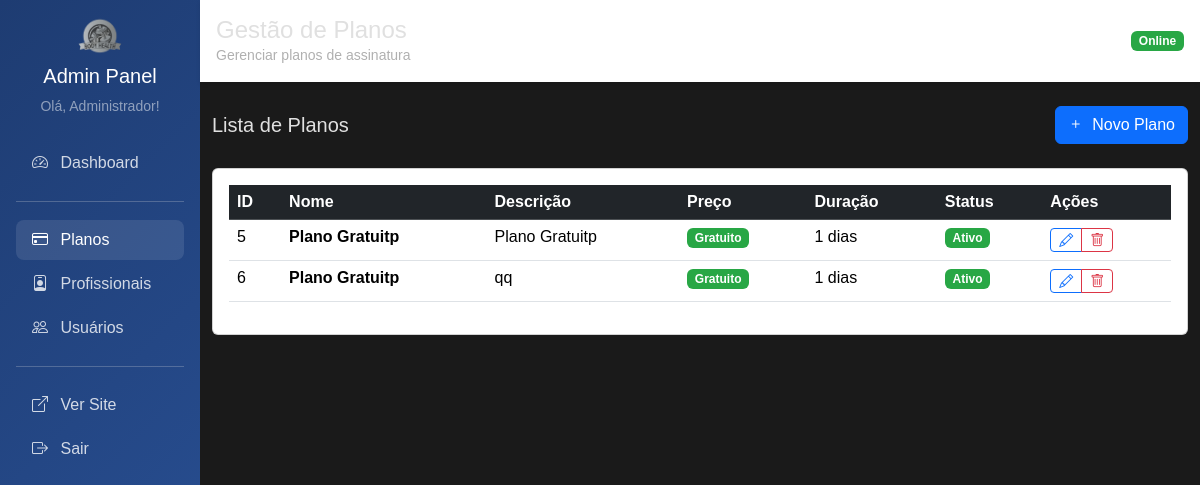
Before: /admin/planos (signed in) with the older database file.
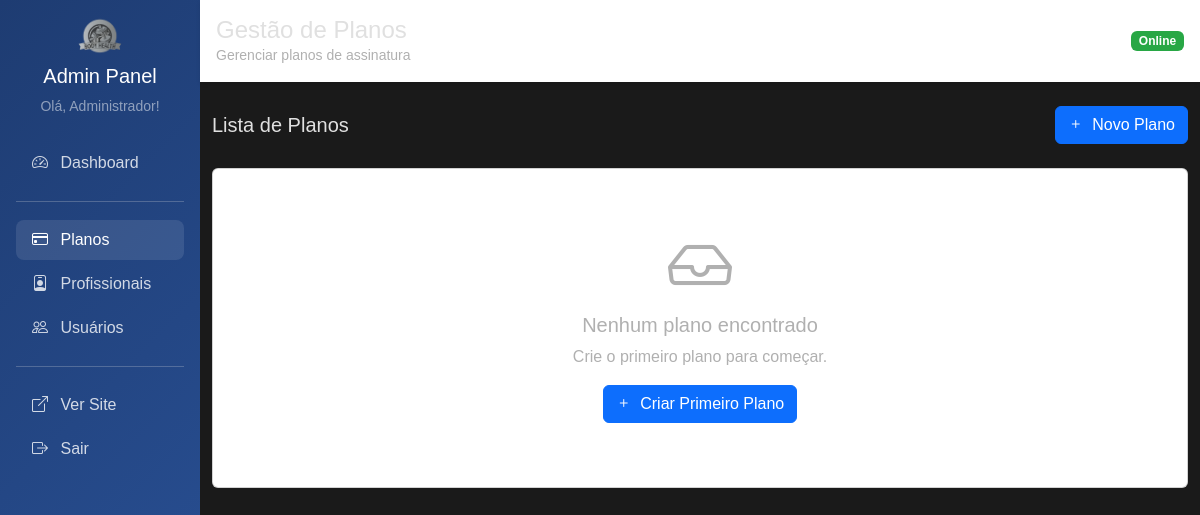
After: the same page with the newer database file.
### tables this page shows
CREATE TABLE plano (
    id INTEGER PRIMARY KEY AUTOINCREMENT,
    nome TEXT NOT NULL,
    descricao TEXT,
    preco REAL NOT NULL,
    duracao_dias INTEGER NOT NULL,
    ativo INTEGER DEFAULT 1,
    data_criacao TIMESTAMP DEFAULT CURRENT_TIMESTAMP
);

### main.py (the view)
@app.get("/admin/planos")
@requer_autenticacao(['admin'])
async def admin_planos_listar(request: Request, usuario_logado: dict = Depends(obter_usuario_logado)):
    planos = plano_repo.obter_todos()
    return templates.TemplateResponse("admin/planos/listar.html", {
        "request": request,
        "usuario": usuario_logado,
        "planos": planos
    })

### templates/admin/planos/listar.html (shortened to what this page needs)
{% extends "admin/base_admin.html" %}
{% block titulo %}Gestão de Planos{% endblock %}
{% block subtitulo %}Gerenciar planos de assinatura{% endblock %}
{% block content %}
<div class="d-flex justify-content-between align-items-center mb-4">
    <h5 class="mb-0">Lista de Planos</h5>
    <a href="/admin/planos/novo" class="btn btn-primary">
        <i class="bi bi-plus me-1"></i> Novo Plano
    </a>
</div>
<div class="card">
    <div class="card-body">
        {% if planos %}
        <div class="table-responsive">
            <table class="table table-hover">
                <thead class="table-dark">
                    <tr>
                        <th>ID</th>
                        <th>Nome</th>
                        <th>Descrição</th>
                        <th>Preço</th>
                        <th>Duração</th>
                        <th>Status</th>
                        <th>Ações</th>
                    </tr>
                </thead>
                <tbody>
                    {% for plano in planos %}
                    <tr>
                        <td>{{ plano.id }}</td>
                        <td><strong>{{ plano.nome }}</strong></td>
                        <td>{{ plano.descricao[:50] }}{% if plano.descricao|length > 50 %}...{% endif %}</td>
                        <td>
                            {% if plano.preco == 0 %}
                                <span class="badge bg-success">Gratuito</span>
                            {% else %}
                                <strong>R$ {{ "%.2f"|format(plano.preco) }}</strong>
                            {% endif %}
                        </td>
                        <td>{{ plano.duracao_dias }} dias</td>
                        <td>
                            {% if plano.ativo %}
                                <span class="badge bg-success">Ativo</span>
                            {% else %}
                                <span class="badge bg-secondary">Inativo</span>
                            {% endif %}
                        </td>
                        <td>
                            <div class="btn-group btn-group-sm">
                                <a href="/admin/planos/editar/{{ plano.id }}" class="btn btn-outline-primary">
                                    <i class="bi bi-pencil"></i>
                                </a>
                                <button type="button" class="btn btn-outline-danger"
                                    onclick="confirmarExclusao({{ plano.id }}, '{{ plano.nome }}')">
                                    <i class="bi bi-trash"></i>
                                </button>
                            </div>
                        </td>
                    </tr>
                    {% endfor %}
                </tbody>
            </table>
        </div>
        {% else %}
        <div class="text-center py-5">
            <i class="bi bi-inbox text-muted" style="font-size: 4rem;"></i>
            <h5 class="mt-3 text-muted">Nenhum plano encontrado</h5>
            <p class="text-muted">Crie o primeiro plano para começar.</p>
            <a href="/admin/planos/novo" class="btn btn-primary">
                <i class="bi bi-plus me-1"></i> Criar Primeiro Plano
            </a>
        </div>
        {% endif %}
    </div>
</div>
<div class="position-fixed top-0 end-0 p-3" style="z-index: 1055">
</div>
{% endblock %}

### templates/admin/base_admin.html (shortened to what this page needs)
<html lang="pt-BR">
<head>
    <link href="https://cdn.jsdelivr.net/npm/bootstrap@5.3.3/dist/css/bootstrap.min.css" rel="stylesheet">
    <link href="https://cdn.jsdelivr.net/npm/bootstrap-icons@1.10.5/font/bootstrap-icons.css" rel="stylesheet">
    <link rel="stylesheet" href="/static/css/styles.css">
</head>
<body>
    <div class="container-fluid p-0">
        <div class="row g-0">
            <div class="col-md-3 col-lg-2">
                <div class="admin-sidebar p-3">
                    <div class="text-center mb-4">
                        <img src="/static/img/logo.png" height="40" alt="Body Health">
                        <h5 class="text-white mt-2">Admin Panel</h5>
                        <small class="text-white-50">Olá, {{ usuario.nome }}!</small>
                    </div>
                    <nav class="nav flex-column">
                        <a class="nav-link {% if request.url.path == '/admin' %}active{% endif %}" href="/admin">
                            <i class="bi bi-speedometer2 me-2"></i> Dashboard
                        </a>
                        <hr class="bg-white-50">
                        <a class="nav-link {% if '/admin/planos' in request.url.path %}active{% endif %}" href="/admin/planos">
                            <i class="bi bi-credit-card me-2"></i> Planos
                        </a>
                        <a class="nav-link {% if '/admin/profissionais' in request.url.path %}active{% endif %}" href="/admin/profissionais">
                            <i class="bi bi-person-badge me-2"></i> Profissionais
                        </a>
                        <a class="nav-link {% if '/admin/usuarios' in request.url.path %}active{% endif %}" href="/admin/usuarios">
                            <i class="bi bi-people me-2"></i> Usuários
                        </a>
                        <hr class="bg-white-50">
                        <a class="nav-link" href="/" target="_blank">
                            <i class="bi bi-box-arrow-up-right me-2"></i> Ver Site
                        </a>
                        <a class="nav-link" href="/logout">
                            <i class="bi bi-box-arrow-right me-2"></i> Sair
                        </a>
                    </nav>
                </div>
            </div>
            <div class="col-md-9 col-lg-10">
                <div class="admin-header p-3 mb-4">
                    <div class="d-flex justify-content-between align-items-center">
                        <div>
                            <h4 class="mb-0">{% block titulo %}Painel Administrativo{% endblock %}</h4>
                            <small class="text-muted">{% block subtitulo %}Body Health Admin{% endblock %}</small>
                        </div>
                        <div>
                            <span class="badge bg-success">Online</span>
                        </div>
                    </div>
                </div>
                <div class="container-fluid">
                    {% block content %}{% endblock %}
                </div>
            </div>
        </div>
    </div>
</body>
</html>

### static/css/styles.css (style rules this page uses)
:root { --dark-bg: #1a1a1a; --dark-card-bg: #2b2b2b; --dark-text-color: #e0e0e0; --dark-muted-text: #b0b0b0; --dark-border-color: #444444; --dark-shadow-color: rgba(0, 0, 0, 0.5); --highlight-yellow: #ffc107; --highlight-green: #28a745; --highlight-red: #dc3545; --light-banner-bg-start: #ffffff; --light-banner-bg-end: #eaeaea; --light-banner-text: #000000; }
body { background-color: var(--dark-bg); color: var(--dark-text-color); font-family: Arial, sans-serif; padding-top: 0px; }
.text-muted { color: var(--dark-muted-text) !important; }
.badge.bg-success { background-color: var(--highlight-green) !important; }

### templates/admin/base_admin.html (style rules this page uses)
.admin-sidebar { min-height: 100vh; background: linear-gradient(135deg, #1e3c72 0%, #2a5298 100%); }
.admin-sidebar .nav-link { color: rgba(255, 255, 255, 0.8); border-radius: 8px; margin: 2px 0; }
.admin-sidebar .nav-link:hover, .admin-sidebar .nav-link.active { color: white; background-color: rgba(255, 255, 255, 0.1); }
.admin-header { background: white; box-shadow: 0 2px 4px rgba(0,0,0,0.1); }

Changed rows visible on the page:
removed plano: id "5", nome "Plano Gratuitp", descricao "Plano Gratuitp", preco "Gratuito", duracao_dias "1", ativo "Ativo"
removed plano: id "6", nome "Plano Gratuitp", descricao "qq", preco "Gratuito", duracao_dias "1", ativo "Ativo"
Other visible differences:
text no longer shown: "ID Nome Descrição Preço Duração Status Ações"
text now shown: "Nenhum plano encontrado Crie o primeiro plano para começar. Criar Primeiro Plano"
